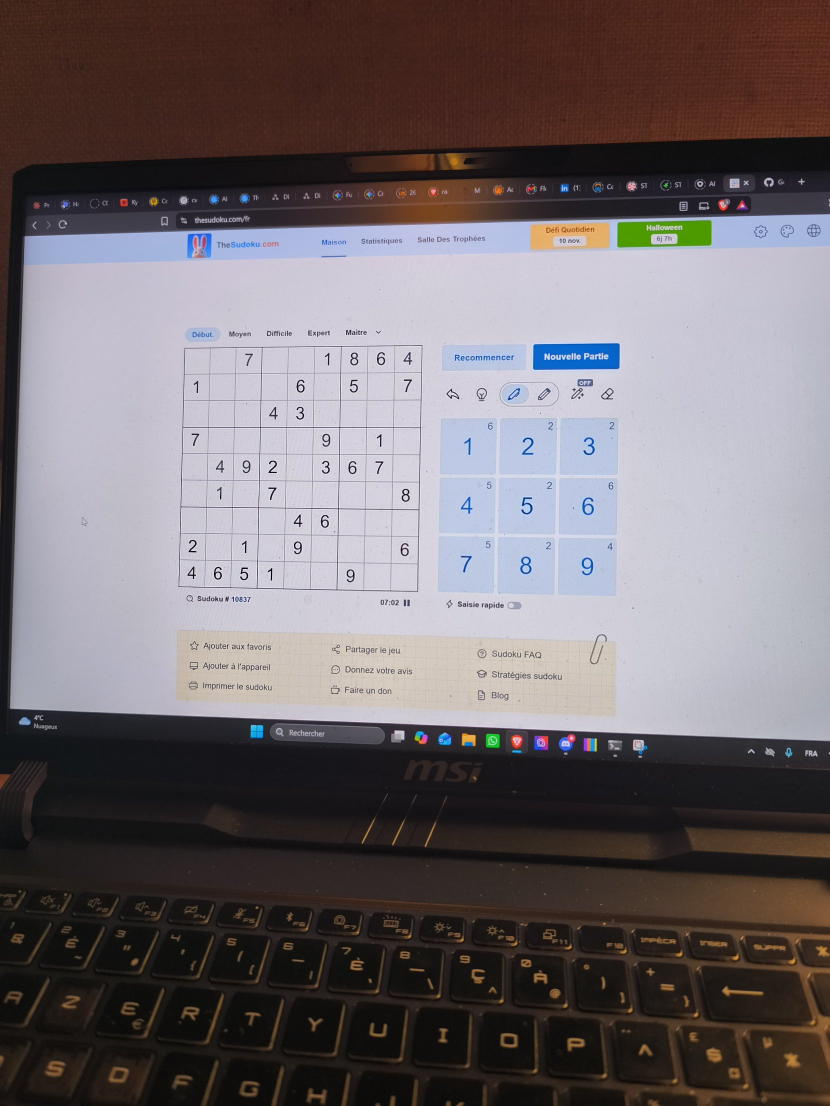
#> input picture tests/data/photo_ecran_1.jpg, 1659 x 2212 px (shown at 1/2 size)
$ python -i grid.py   (imports and definitions only)
#> lines starting #> are read from the running program, lines starting #| are printed output that depends on the picture; after the words box and inside, x2 and y2 are one past the last pixel; in counts of white or black regions, pixels touching at a corner belong together
"""Détection de la grille de Sudoku dans une image, puis redressement.

Principe, en quatre étapes :

1. **Niveaux de gris + flou** : on ne garde que la luminosité et on lisse le
   bruit pour que les contours soient plus stables.
2. **Seuillage adaptatif** : chaque pixel est comparé à la moyenne de son
   voisinage, ce qui donne une image noir et blanc robuste aux variations
   d'éclairage (utile plus tard pour les photos).
3. **Contours** : parmi les formes trouvées, on garde la plus grande qui
   ressemble à un carré à 4 coins. C'est le cadre extérieur de la grille.
4. **Transformation de perspective** : on « déplie » ce quadrilatère en un
   carré parfait vu de face, de taille fixe. Les cases deviennent alors des
   carrés réguliers, faciles à découper.
"""

from __future__ import annotations

from dataclasses import dataclass
from pathlib import Path

import cv2
import numpy as np
import numpy.typing as npt

from sudoku_vision.config import DEFAULT_VISION, GRID_SIZE, VisionConfig

Image = npt.NDArray[np.uint8]
Corners = npt.NDArray[np.float32]
"""Tableau (4, 2) des coins de la grille : haut-gauche, haut-droit, bas-droit, bas-gauche."""


class GridNotFoundError(RuntimeError):
    """Aucune forme ressemblant à une grille de Sudoku n'a été trouvée."""


@dataclass(frozen=True)
class GridDetection:
    """Résultat de la détection de la grille."""

    corners: Corners
    """Coins de la grille dans l'image d'origine (sert à convertir en coordonnées écran)."""

    warped: Image
    """Image de la grille redressée, carrée, en niveaux de gris."""

    threshold: Image
    """Image binaire utilisée pour trouver les contours (pour le debug)."""


def load_image(path: str | Path) -> Image:
    """Charge une image couleur (BGR) depuis le disque.

    Raises:
        FileNotFoundError: si le fichier n'existe pas ou n'est pas une image lisible.
    """
    image = cv2.imread(str(path), cv2.IMREAD_COLOR)
    if image is None:
        raise FileNotFoundError(f"impossible de lire l'image : {path}")
    return np.asarray(image, dtype=np.uint8)


def to_gray(image: Image) -> Image:
    """Convertit une image couleur en niveaux de gris (ne change rien si déjà en gris)."""
    if image.ndim == 2:
        return image
    return np.asarray(cv2.cvtColor(image, cv2.COLOR_BGR2GRAY), dtype=np.uint8)


def threshold_image(gray: Image) -> Image:
    """Seuillage adaptatif inversé : les traits et chiffres deviennent blancs sur fond noir."""
    blurred = cv2.GaussianBlur(gray, (5, 5), 0)
    binary = cv2.adaptiveThreshold(
        blurred,
        255,
        cv2.ADAPTIVE_THRESH_GAUSSIAN_C,
        cv2.THRESH_BINARY_INV,
        blockSize=11,
        C=2,
    )
    return np.asarray(binary, dtype=np.uint8)


def order_corners(points: npt.ArrayLike) -> Corners:
    """Range 4 points dans l'ordre haut-gauche, haut-droit, bas-droit, bas-gauche.

    Astuce classique : le coin haut-gauche a la plus petite somme x + y, le
    bas-droit la plus grande ; le haut-droit a la plus petite différence y - x,
    le bas-gauche la plus grande.
    """
    pts = np.asarray(points, dtype=np.float32).reshape(4, 2)
    sums = pts.sum(axis=1)
    diffs = np.diff(pts, axis=1).ravel()
    return np.array(
        [
            pts[np.argmin(sums)],
            pts[np.argmin(diffs)],
            pts[np.argmax(sums)],
            pts[np.argmax(diffs)],
        ],
        dtype=np.float32,
    )


def find_grid_corners(
    binary: Image,
    min_area_ratio: float = 0.01,
    max_aspect_error: float = 0.2,
) -> Corners:
    """Trouve les 4 coins de la grille dans une image binaire.

    On parcourt les contours externes du plus grand au plus petit et on garde
    le premier qui, une fois simplifié, a 4 coins et une forme presque carrée.

    Args:
        binary: image issue de :func:`threshold_image`.
        min_area_ratio: surface minimale de la grille, en part de l'image.
        max_aspect_error: écart toléré entre largeur et hauteur (0.2 = 20 %).

    Raises:
        GridNotFoundError: si aucun contour ne convient.
    """
    contours, _ = cv2.findContours(binary, cv2.RETR_EXTERNAL, cv2.CHAIN_APPROX_SIMPLE)
    min_area = min_area_ratio * binary.shape[0] * binary.shape[1]

    for contour in sorted(contours, key=cv2.contourArea, reverse=True):
        area = cv2.contourArea(contour)
        if area < min_area:
            break
        perimeter = cv2.arcLength(contour, closed=True)
        approx = cv2.approxPolyDP(contour, 0.02 * perimeter, closed=True)
        if len(approx) != 4 or not cv2.isContourConvex(approx):
            continue
        _, _, width, height = cv2.boundingRect(approx)
        if abs(width - height) / max(width, height) > max_aspect_error:
            continue
        return order_corners(approx)

    raise GridNotFoundError("aucune grille de Sudoku trouvée dans l'image")


def warp_grid(image: Image, corners: Corners, size: int) -> Image:
    """Redresse la zone délimitée par ``corners`` en un carré de ``size`` pixels."""
    target = np.array(
        [[0, 0], [size - 1, 0], [size - 1, size - 1], [0, size - 1]],
        dtype=np.float32,
    )
    matrix = cv2.getPerspectiveTransform(corners, target)
    warped = cv2.warpPerspective(image, matrix, (size, size))
    return np.asarray(warped, dtype=np.uint8)


def cell_centers(corners: Corners) -> npt.NDArray[np.float32]:
    """Position, dans l'image d'origine, du centre de chacune des 81 cases.

    On place les centres dans un carré unité (vue redressée), puis on applique
    la transformation de perspective inverse pour revenir dans l'image. Ça
    reste juste même si la grille est vue de biais.

    Returns:
        Tableau (9, 9, 2) de coordonnées (x, y), indexé par [ligne, colonne].
    """
    unit = np.array([[0, 0], [1, 0], [1, 1], [0, 1]], dtype=np.float32)
    matrix = cv2.getPerspectiveTransform(unit, corners)
    steps = (np.arange(GRID_SIZE, dtype=np.float32) + 0.5) / GRID_SIZE
    xs, ys = np.meshgrid(steps, steps)
    points = np.stack([xs, ys], axis=-1).reshape(-1, 1, 2)
    mapped = cv2.perspectiveTransform(points, matrix)
    return np.asarray(mapped.reshape(GRID_SIZE, GRID_SIZE, 2), dtype=np.float32)


def detect_grid(image: Image, config: VisionConfig = DEFAULT_VISION) -> GridDetection:
    """Détecte la grille dans une image et renvoie sa version redressée.

    Raises:
        GridNotFoundError: si aucune grille n'est trouvée.
    """
    gray = to_gray(image)
    binary = threshold_image(gray)
    corners = find_grid_corners(binary)
    warped = warp_grid(gray, corners, config.warped_size)
    return GridDetection(corners=corners, warped=warped, threshold=binary)

>>> import cv2
>>> picture = cv2.imread('../../tests/data/photo_ecran_1.jpg')
#> picture is the input picture: shape (2212, 1659, 3); mean B, G, R 107.9, 104.6, 112.2
>>> result = detect_grid(picture)
#> in to_gray, `return np.asarray(cv2.cvtColor(image, cv2.COLOR_BGR2GRAY), dtype=np.ui..`:
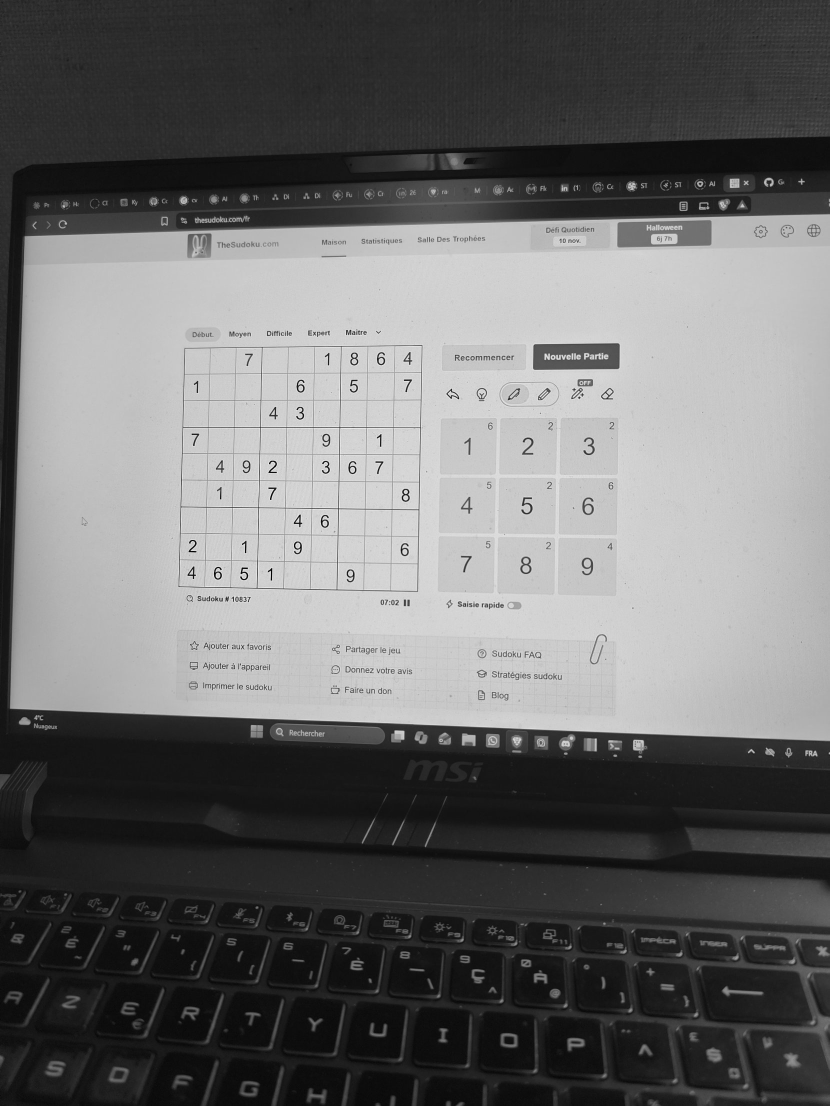
#> returned value: shape (2212, 1659) (shown at 1/2 size); min 1, max 254, mean 107.2
#> in threshold_image, `binary = cv2.adaptiveThreshold( blurred, 255, cv2.ADAPTIVE_THRESH_GAUS..`:
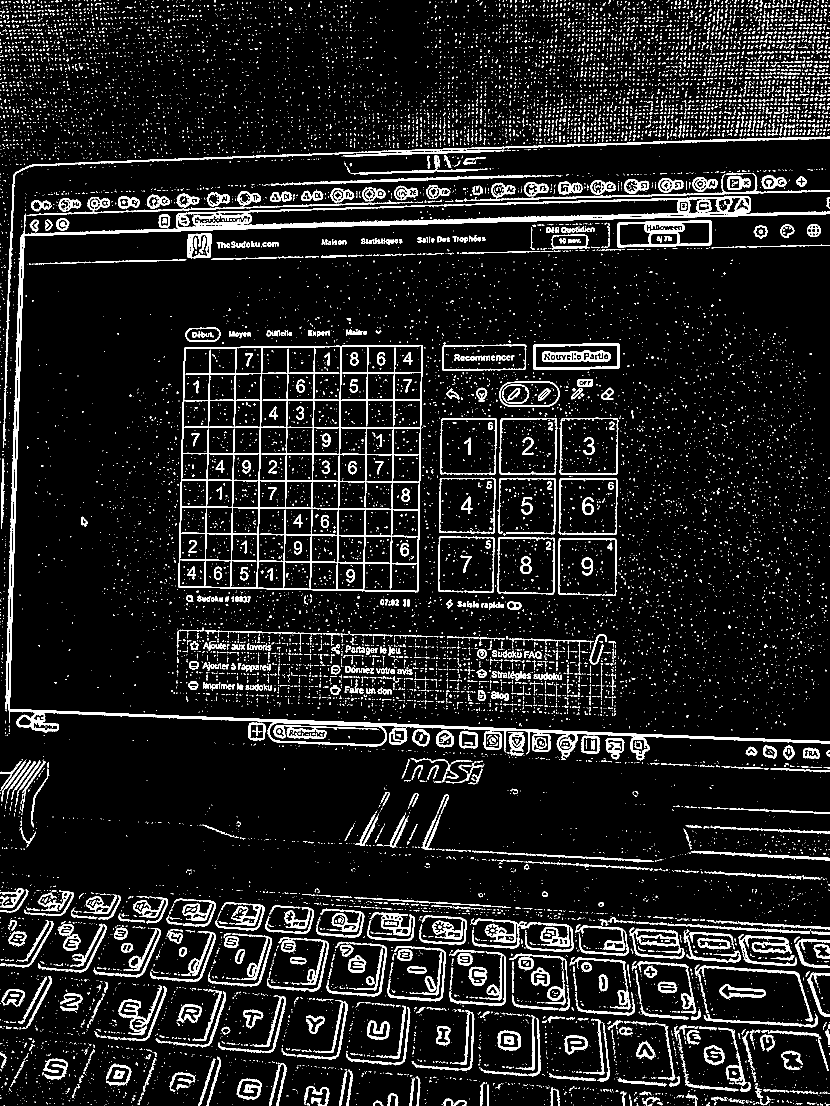
#> binary: shape (2212, 1659) (shown at 1/2 size); 9.8% white; 15795 white regions (14471 under 20 px)
#> in find_grid_corners, `contours, _ = cv2.findContours(binary, cv2.RETR_EXTERNAL, cv2.CHAIN_AP..`: contours = 14257 contours, 13582 with area under 20; largest, box (x1, y1, x2, y2) and area: (356, 690, 846, 1185) 232524, (11, 392, 1659, 1520) 67930, (1116, 1076, 1234, 1192) 12969, (1117, 956, 1235, 1070) 12814, (1118, 835, 1237, 950) 12811
#> the loop in find_grid_corners, `for contour in sorted(contours, key=cv2.contourArea, reverse=True):` made 1 pass
#> (area, perimeter, width, height, pts in order_corners, sums in order_corners, diffs in order_corners) on pass 1: (232523.5, 1951.1, 490, 494, [[845, 691], [369, 695], [356, 1173], [834, 1184]], [1536, 1064, 1529, 2018], [-154, 326, 817, 350])
#> in detect_grid, `corners = find_grid_corners(binary)`: corners = [[369, 695], [845, 691], [834, 1184], [356, 1173]]
#> in warp_grid, `matrix = cv2.getPerspectiveTransform(corners, target)`: matrix = [[1.01, 0.0274, -390.2], [0.0082, 0.976, -681.4], [6.8e-05, 1.25e-05, 1]]
#> in warp_grid, `warped = cv2.warpPerspective(image, matrix, (size, size))`:
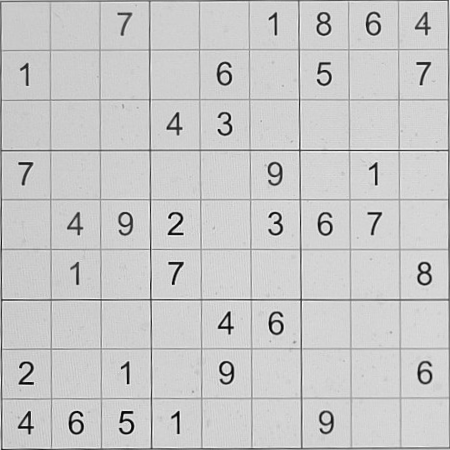
#> warped: shape (450, 450); min 1, max 251, mean 200.8

$ run again, on tests/data/photo_ecran_2.jpg
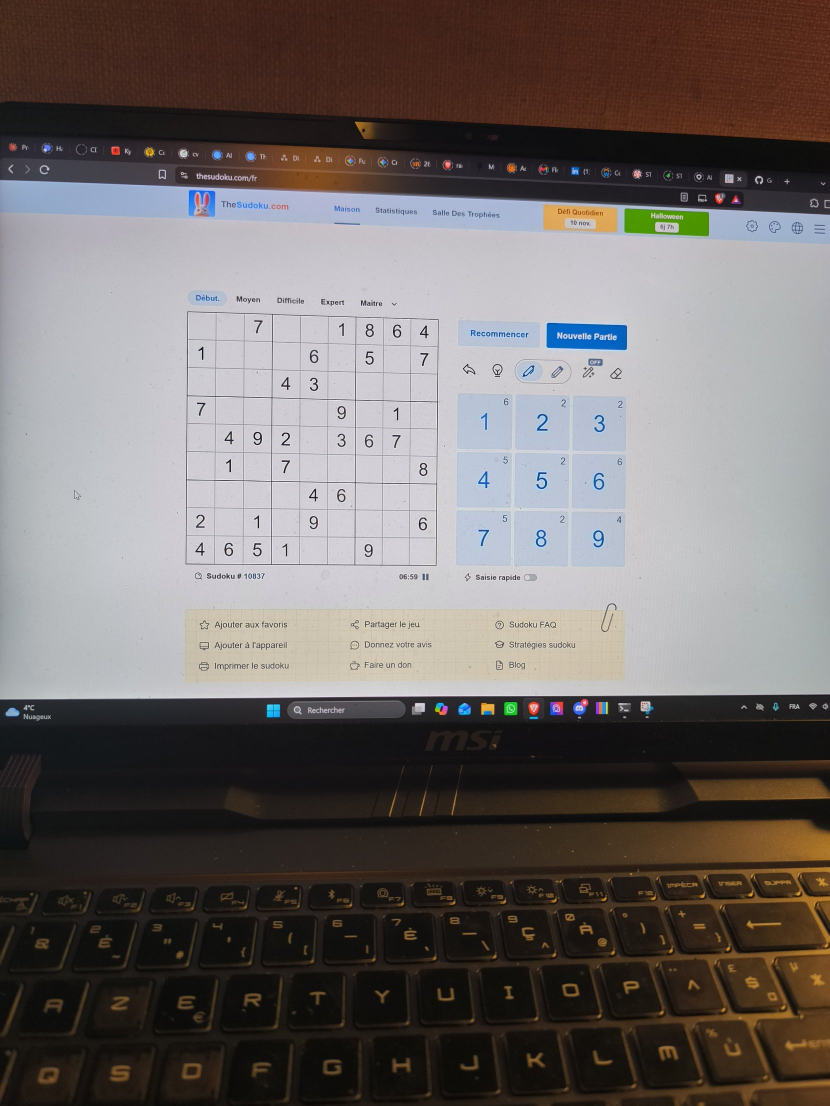
#> input picture tests/data/photo_ecran_2.jpg, 1659 x 2212 px (shown at 1/2 size)
#> picture is the input picture: shape (2212, 1659, 3); mean B, G, R 103, 105, 111.3
#> in threshold_image, `binary = cv2.adaptiveThreshold( blurred, 255, cv2.ADAPTIVE_THRESH_GAUS..`:
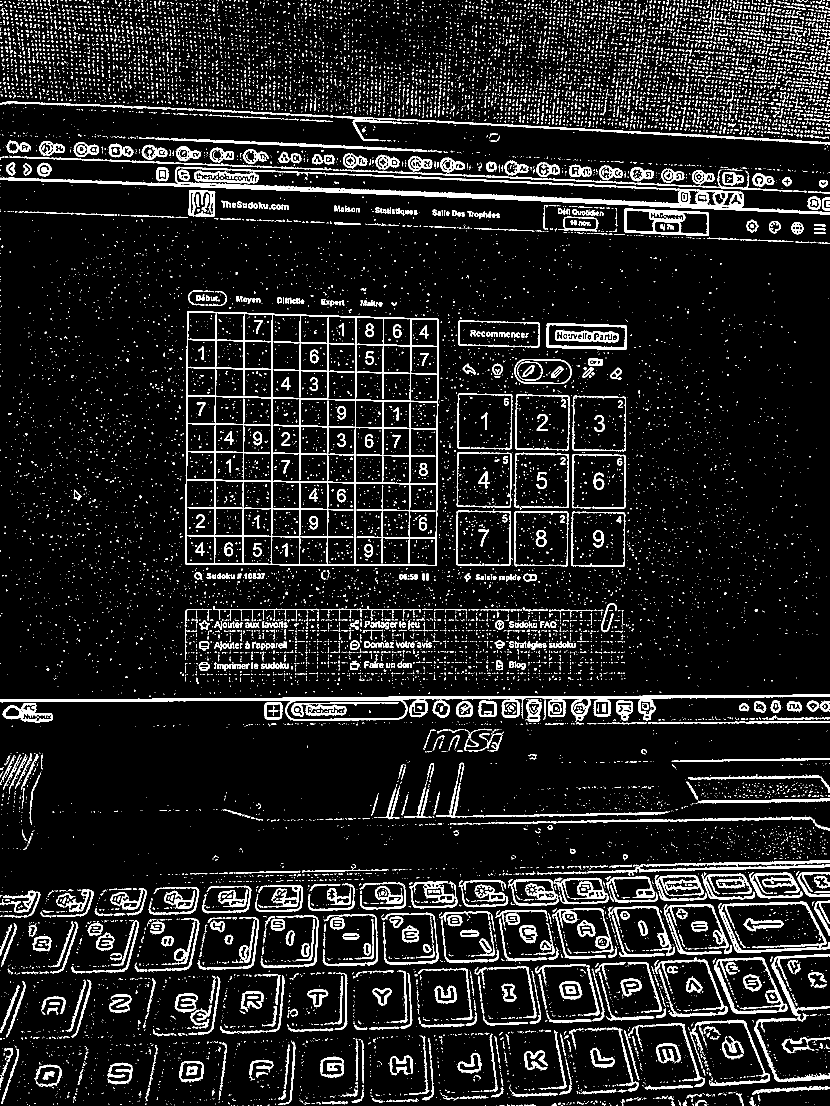
#> binary: shape (2212, 1659) (shown at 1/2 size); 10.3% white; 16643 white regions (15163 under 20 px)
#> contours = 14959 contours, 14197 with area under 20; largest, box (x1, y1, x2, y2) and area: (370, 622, 878, 1132) 251394, (0, 333, 1659, 429) 44399, (0, 1389, 1659, 1444) 20069, (1438, 1803, 1659, 1906) 17562, (912, 1021, 1022, 1132) 11678
#> the loop in find_grid_corners, `for contour in sorted(contours, key=cv2.contourArea, reverse=True):` made 1 pass
#> (area, perimeter, width, height, pts in order_corners, sums in order_corners, diffs in order_corners) on pass 1: (251394, 2021.1, 508, 510, [[375, 622], [370, 1127], [872, 1131], [877, 638]], [997, 1497, 2003, 1515], [247, 757, 259, -239])
#> corners = [[375, 622], [877, 638], [872, 1131], [370, 1127]]
#> matrix = [[0.857, 0.00849, -326.7], [-0.0278, 0.873, -532.3], [-4.65e-05, -9.31e-07, 1]]
#> in warp_grid, `warped = cv2.warpPerspective(image, matrix, (size, size))`:
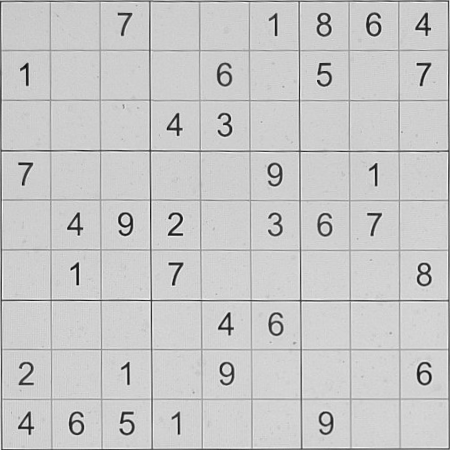
#> warped: shape (450, 450); min 7, max 254, mean 200.2
